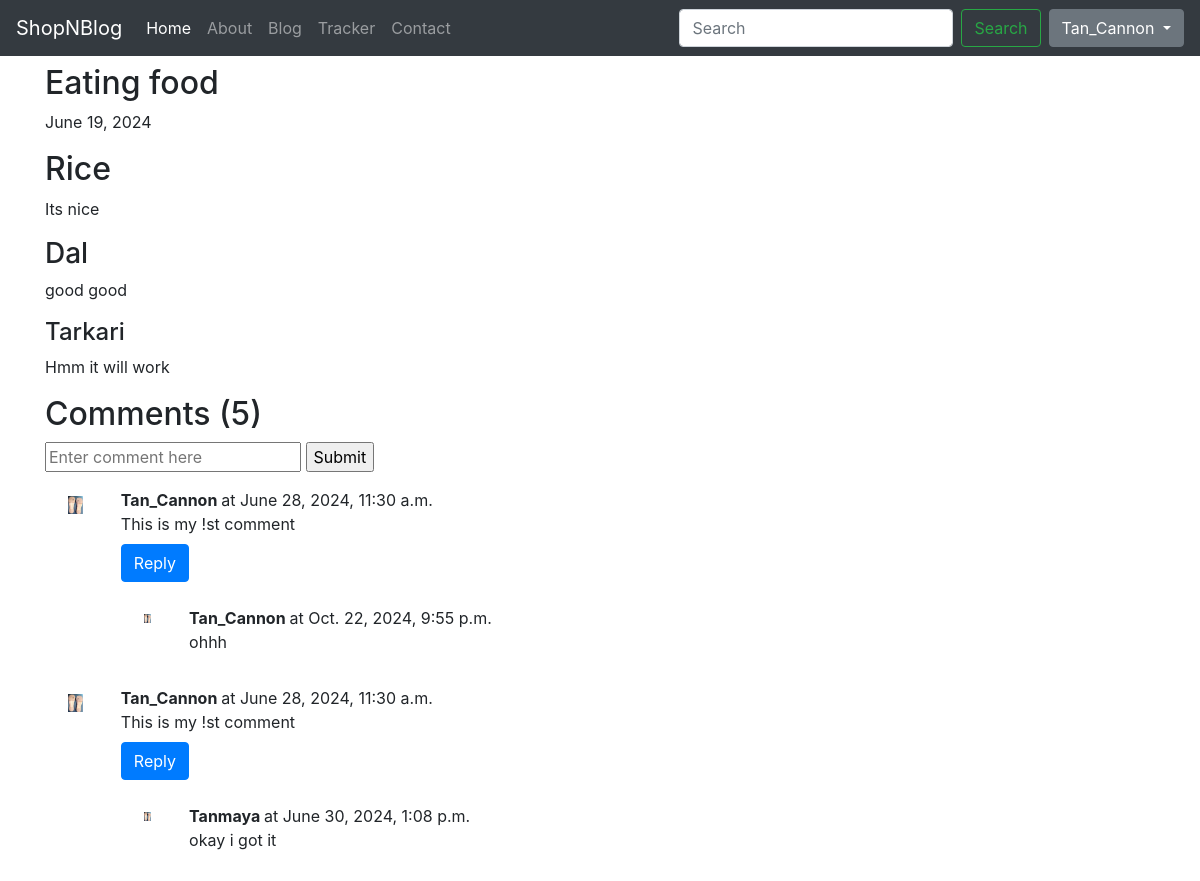
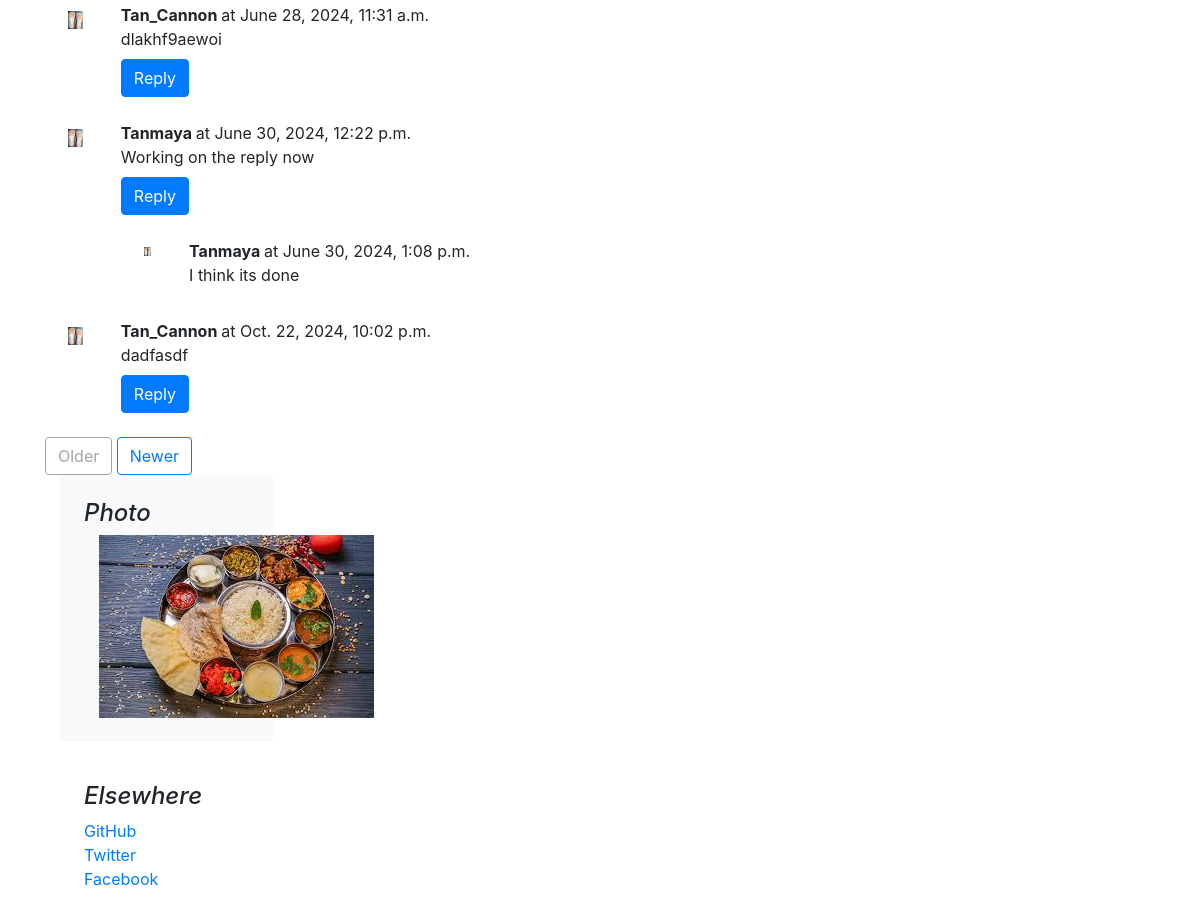
/blog/blogpost/1 (signed in), run on the app's committed database (2 pictures, top to bottom).
### blog/models.py (models this page shows, shortened)
class Blogpost(models.Model):
    post_id = models.AutoField(primary_key= True)
    tilte = models.CharField(max_length=50)
    head0 = models.CharField(max_length=500, default="")
    chead0 = models.CharField(max_length=5000, default="")
    head1 = models.CharField(max_length=500, default="")
    chead1 = models.CharField(max_length=5000, default="")
    head2 = models.CharField(max_length=500, default="")
    chead2 = RichTextUploadingField()
    pub_date = models.DateField()
    thumbnail = models.ImageField(upload_to='blog/images', default="")

class BlogComment(models.Model):
    comment_id = models.AutoField(primary_key=True)
    comment = models.TextField()
    user = models.ForeignKey(User,on_delete=models.CASCADE)
    post = models.ForeignKey(Blogpost,on_delete=models.CASCADE)
    parent=models.ForeignKey('self',on_delete=models.CASCADE, null=True )
    timestamp = models.DateTimeField(default=now)

### blog/views.py (the view)
# urls.py: path('blogpost/<int:id>',views.blogpost,name='blogPost'),
def blogpost(requests,id):
    post = Blogpost.objects.filter(post_id = id)[0] #returns a list so using [0] to access elment
    total_posts = Blogpost.objects.count()
    comments = BlogComment.objects.filter(post=post, parent=None)
    replies = BlogComment.objects.filter(post=post).exclude(parent=None)
    replyDict = {}
    for reply in replies:
        if reply.parent.comment_id not in replyDict.keys():
            replyDict[reply.parent.comment_id] = [reply]
        else:
            replyDict[reply.parent.comment_id].append(reply)
    params = {'total_posts': total_posts,'post':post, 'comments':comments, 'replyDict':replyDict}
    return render(requests,'blog/blogpost.html', params)

### blog/templatetags/extras.py (called while the page is built)
@register.filter(name='get_val')
def get_val(dict, key):
    return dict.get(key)

### blog/templates/blog/blogpost.html (shortened to what this page needs)
{%extends 'blog/basic.html'%}
{% load extras %}
{%block body%}
<main role="main" class="container">
    <div class="row">
      <div class="my-2 col-md-8 blog-main">
        <div class="blog-post">
          <h2 class="blog-post-title">{{post.tilte}}</h2>
          <p class="blog-post-meta">{{post.pub_date}}</p>
          <h2>{{post.head0}}</h2>
          <p>{{post.chead0}}</p>
          <h3>{{post.head1}}</h3>
          <p>{{post.chead1}}</p>
          <h4>{{post.head2}}</h4>
          <p>{{post.chead2|safe}}</p>
        </div>
        {% if user.is_authenticated %}
        <div class="container px-0">
          <h2>Comments ({{comments.count}})</h2>
          <form action="/blog/postcomment/" method="post">
          <input type="text" name="comment" placeholder="Enter comment here">
          <input type="submit" value="Submit">
         </form>
         {% else %}
         <span class="badge badge-secondary"> Please login to comment </span>
         {% endif %}
          {% for comment in comments%}
          <div class="row my-3 mx-0">
            <div class="col-md-1  ">
              <img class="rounded mx-auto d-block w-100 p-2" src="/media/shop/images/wooden_chappal.jpg"  alt="user">
            </div>
            <div class="col-md-11 ">
              <b> {{comment.user.username}} </b> at {{comment.timestamp}}
              <div>   {{comment.comment}} </div>
              <div class="reply">
              {% if user.is_authenticated %}
                <button class="btn my-2 sm-2 btn-primary" type="button" data-toggle="collapse" data-target="#replyBox{{comment.comment_id}}" aria-expanded="false" aria-controls="replyBox{{comment.comment_id}}">
                    Reply
                </button>
              {% else %}
                <button class="btn btn-sm btn-secondary disabled my-2" type="button" data-toggle="collapse" data-target="#replyBox{{comment.sno}}" aria-expanded="false" aria-controls="replyBox{{comment.sno}}">
                    Login to reply
                </button>
              {% endif %}
              </div>
              <div class="replies">
                {% for reply in replyDict|get_val:comment.comment_id %}
                    <div class="row my-3 mx-0">
                      <div class="col-md-1  ">
                        <img class="rounded mx-auto d-block w-100 p-2" src="/media/shop/images/wooden_chappal.jpg"  alt="user">
                      </div>
                      <div class="col-md-11 ">
                        <b> {{reply.user.username}} </b> at {{reply.timestamp}}
                        <div>   {{reply.comment}} </div>
                      </div>
                    </div>
                {% endfor %}
              </div>
            </div>
        </div>
        {% endfor %}
        {% with page_no=post.post_id %}
        {% if page_no == 1 %}
        <nav class="blog-pagination">
          <a class="btn btn-outline-secondary disabled" href="/blog/blogpost/{{post.post_id|add:"-1"}}">Older</a>
          <a class="btn btn-outline-primary" href="{{post.post_id|add:"1"}}" tabindex="-1" aria-disabled="true">Newer</a>
        </nav>
        {% elif page_no == total_posts %}
        <nav class="blog-pagination">
          <a class="btn btn-outline-primary" href="/blog/blogpost/{{post.post_id|add:"-1"}}">Older</a>
          <a class="btn btn-outline-secondary disabled" href="{{post.post_id|add:"1"}}" tabindex="-1" aria-disabled="true">Newer</a>
        </nav>
        {% else %}
        <nav class="blog-pagination">
          <a class="btn btn-outline-primary" href="/blog/blogpost/{{post.post_id|add:"-1"}}">Older</a>
          <a class="btn btn-outline-primary" href="{{post.post_id|add:"1"}}" tabindex="-1" aria-disabled="true">Newer</a>
        </nav>
        {% endif %}
        {% endwith %}
      </div>
      <aside class="col-md-4 blog-sidebar">
        <div class="p-4 mb-3 bg-light rounded">
          <h4 class="font-italic">Photo</h4>
          <div class="col-auto d-none d-lg-block">
            <img src="/media/{{post.thumbnail}}" class="bd-placeholder-img"  aria-label="Placeholder: Thumbnail">
          </div>
        </div>
        <div class="p-4">
          <h4 class="font-italic">Elsewhere</h4>
          <ol class="list-unstyled">
            <li><a href="#">GitHub</a></li>
            <li><a href="#">Twitter</a></li>
            <li><a href="#">Facebook</a></li>
          </ol>
        </div>
      </aside>
    </div>
  </main>
{%endblock%}

### blog/templates/blog/basic.html (shortened to what this page needs)
<!DOCTYPE html>
<html lang="en">
  <head>
    <link rel="stylesheet"
      href="https://stackpath.bootstrapcdn.com/bootstrap/4.2.1/css/bootstrap.min.css"
>
  </head>
  <body>
    <nav class="navbar navbar-expand-lg navbar-dark bg-dark sticky-top">
      <a class="navbar-brand" href="/">ShopNBlog</a>
      <div class="collapse navbar-collapse" id="navbarSupportedContent">
        <ul class="navbar-nav mr-auto">
          <li class="nav-item active">
            <a class="nav-link" href="/shop">Home </a>
          </li>
          <li class="nav-item">
            <a class="nav-link" href="/shop/about/">About</a>
          </li>
          <li class="nav-item">
            <a class="nav-link" href="/blog">Blog</a>
          </li>
          <li class="nav-item">
            <a class="nav-link" href="/shop/tracker/">Tracker</a>
          </li>
          <li class="nav-item">
            <a class="nav-link" href="/shop/contact/">Contact</a>
          </li>
        </ul>
        <form method="get" action="/blog/search"
          class="form-inline my-2 mr-2 my-lg-0">
          <input class="form-control mr-sm-2" type="search" placeholder="Search"
            name="search"
            aria-label="Search">
          <button class="btn btn-outline-success my-2 my-sm-0"
            type="submit">Search</button>
        </form>
        {% if user.is_authenticated %}
        <div class="dropdown">
          <a class="btn btn-secondary dropdown-toggle" href="/blog/logout/" role="button" data-bs-toggle="dropdown" aria-expanded="false">
            {{user.username}}
          </a>
        </div>
        {%endif%}
      </nav>
      {% block body %}{% endblock %}
          </body>
        </html>

### data on the page
Blogpost: tilte "Eating food", pub_date "June 19, 2024", head0 "Rice", chead0 "Its nice", head1 "Dal", chead1 "good good", head2 "Tarkari", chead2 "Hmm it will work", thumbnail (picture)
BlogComment: user.username "Tan_Cannon", timestamp "June 28, 2024, 11:30 a.m.", comment "This is my !st comment"
BlogComment: user.username "Tan_Cannon", timestamp "Oct. 22, 2024, 9:55 p.m.", comment "ohhh"
BlogComment: user.username "Tan_Cannon", timestamp "June 28, 2024, 11:30 a.m.", comment "This is my !st comment"
BlogComment: user.username "Tanmaya", timestamp "June 30, 2024, 1:08 p.m.", comment "okay i got it"
BlogComment: user.username "Tan_Cannon", timestamp "June 28, 2024, 11:31 a.m.", comment "dlakhf9aewoi"
BlogComment: user.username "Tanmaya", timestamp "June 30, 2024, 12:22 p.m.", comment "Working on the reply now"
BlogComment: user.username "Tanmaya", timestamp "June 30, 2024, 1:08 p.m.", comment "I think its done"
BlogComment: user.username "Tan_Cannon", timestamp "Oct. 22, 2024, 10:02 p.m.", comment "dadfasdf"

### other printed values
{{ user.username }} "Tan_Cannon"
{{ comments.count }} "5"
